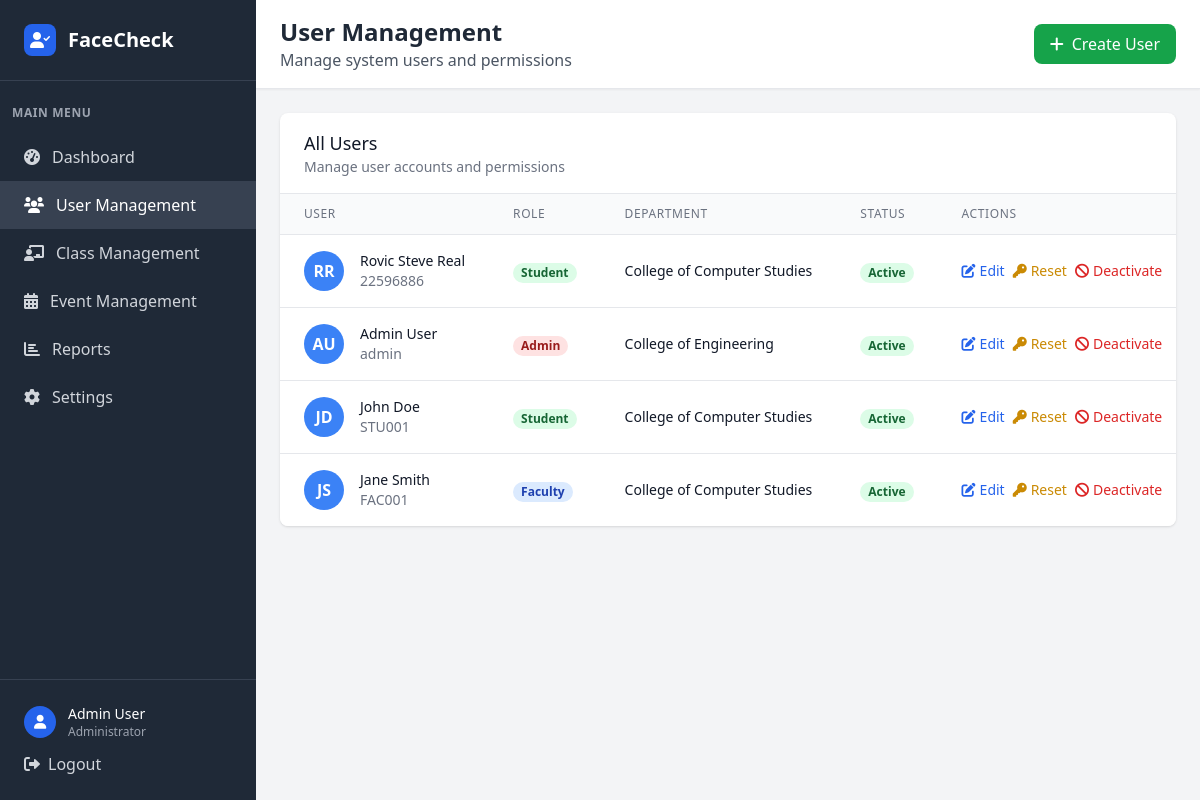
Before: /admin/users (signed in) with the older database file.
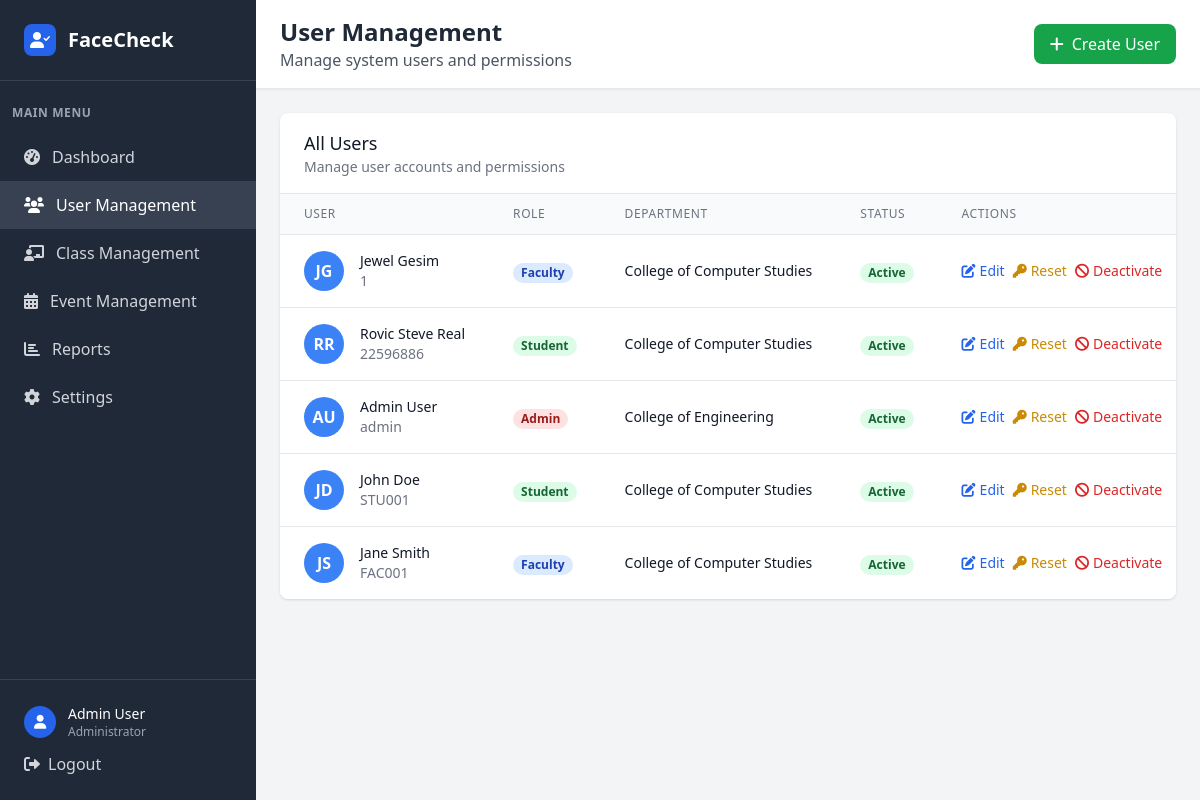
After: the same page with the newer database file.
### tables this page shows
CREATE TABLE user (
            user_id INTEGER PRIMARY KEY AUTOINCREMENT,
            idno VARCHAR(20) NOT NULL UNIQUE,
            firstname VARCHAR(50) NOT NULL,
            lastname VARCHAR(50) NOT NULL,
            role VARCHAR(10) NOT NULL CHECK (role IN ('admin', 'faculty', 'student')),
            password VARCHAR(255) NOT NULL,
            created_at DATETIME DEFAULT CURRENT_TIMESTAMP,
            is_active BOOLEAN DEFAULT 1,
            dept_id INTEGER,
            FOREIGN KEY (dept_id) REFERENCES department(dept_id)
        );

CREATE TABLE department (
            dept_id INTEGER PRIMARY KEY AUTOINCREMENT,
            dept_name VARCHAR(50) NOT NULL
        );

### app.py (the view)
@app.route('/admin/users')
def admin_users():
    if 'user_id' not in session or session['role'] != 'admin':
        return redirect(url_for('login'))
    conn = get_db_connection()
    users = conn.execute('''
        SELECT u.*, d.dept_name,
               CASE WHEN s.student_id IS NOT NULL THEN 'Student'
                    WHEN f.faculty_id IS NOT NULL THEN 'Faculty'
                    ELSE 'Admin' END as user_type
        FROM user u
        LEFT JOIN department d ON u.dept_id = d.dept_id
        LEFT JOIN student s ON u.user_id = s.user_id
        LEFT JOIN faculty f ON u.user_id = f.user_id
        ORDER BY u.created_at DESC
    ''').fetchall()
    departments = conn.execute('SELECT * FROM department ORDER BY dept_name').fetchall()
    courses = conn.execute('SELECT * FROM course ORDER BY course_name').fetchall()
    conn.close()
    return render_template('admin_users.html', users=users, departments=departments, courses=courses)

### app.py (called while the page is built)
def get_db_connection():
    conn = sqlite3.connect('facecheck.db')
    conn.row_factory = sqlite3.Row
    return conn

### templates/admin_users.html (shortened to what this page needs)
<!DOCTYPE html>
<html lang="en">
<head>
    <script src="https://cdn.tailwindcss.com"></script>
    <link href="https://cdnjs.cloudflare.com/ajax/libs/font-awesome/6.0.0/css/all.min.css" rel="stylesheet">
</head>
<body class="bg-gray-100">
    <div class="flex h-screen">
        <div class="w-64 bg-gray-800 text-white">
            <div class="p-6 border-b border-gray-700">
                <div class="flex items-center">
                    <div class="w-8 h-8 bg-blue-600 rounded-lg flex items-center justify-center mr-3">
                        <i class="fas fa-user-check text-white"></i>
                    </div>
                    <h1 class="text-xl font-bold">FaceCheck</h1>
                </div>
            </div>
            <nav class="mt-6">
                <div class="px-3">
                    <div class="text-xs font-semibold text-gray-400 uppercase tracking-wider mb-3">Main Menu</div>
                </div>
                <a href="{{ url_for('dashboard') }}" class="flex items-center px-6 py-3 text-gray-300 hover:bg-gray-700 hover:text-white transition duration-200">
                    <i class="fas fa-tachometer-alt mr-3"></i>
                    Dashboard
                </a>
                <a href="{{ url_for('admin_users') }}" class="flex items-center px-6 py-3 bg-gray-700 text-white">
                    <i class="fas fa-users mr-3"></i>
                    User Management
                </a>
                <a href="{{ url_for('admin_classes') }}" class="flex items-center px-6 py-3 text-gray-300 hover:bg-gray-700 hover:text-white transition duration-200">
                    <i class="fas fa-chalkboard-teacher mr-3"></i>
                    Class Management
                </a>
                <a href="{{ url_for('admin_events') }}" class="flex items-center px-6 py-3 text-gray-300 hover:bg-gray-700 hover:text-white transition duration-200">
                    <i class="fas fa-calendar-alt mr-3"></i>
                    Event Management
                </a>
                <a href="/reports" class="flex items-center px-6 py-3 text-gray-300 hover:bg-gray-700 hover:text-white transition duration-200">
                    <i class="fas fa-chart-bar mr-3"></i>
                    Reports
                </a>
                <a href="/settings" class="flex items-center px-6 py-3 text-gray-300 hover:bg-gray-700 hover:text-white transition duration-200">
                    <i class="fas fa-cog mr-3"></i>
                    Settings
                </a>
            </nav>
            <div class="absolute bottom-0 w-64 p-6 border-t border-gray-700">
                <div class="flex items-center">
                    <div class="w-8 h-8 bg-blue-600 rounded-full flex items-center justify-center mr-3">
                        <i class="fas fa-user text-white text-sm"></i>
                    </div>
                    <div>
                        <div class="text-sm font-medium">Admin User</div>
                        <div class="text-xs text-gray-400">Administrator</div>
                    </div>
                </div>
                <a href="{{ url_for('logout') }}" class="mt-3 flex items-center text-gray-300 hover:text-white transition duration-200">
                    <i class="fas fa-sign-out-alt mr-2"></i>
                    Logout
                </a>
            </div>
        </div>
        <div class="flex-1 flex flex-col overflow-hidden">
            <header class="bg-white shadow-sm border-b border-gray-200">
                <div class="px-6 py-4">
                    <div class="flex items-center justify-between">
                        <div>
                            <h2 class="text-2xl font-bold text-gray-800">User Management</h2>
                            <p class="text-gray-600">Manage system users and permissions</p>
                        </div>
                        <button onclick="openCreateModal()" class="bg-green-600 text-white px-4 py-2 rounded-lg hover:bg-green-700 transition duration-200 flex items-center">
                            <i class="fas fa-plus mr-2"></i>
                            Create User
                        </button>
                    </div>
                </div>
            </header>
            <main class="flex-1 overflow-y-auto p-6">
                <div class="bg-white rounded-lg shadow overflow-hidden">
                    <div class="px-6 py-4 border-b border-gray-200">
                        <h3 class="text-lg font-medium text-gray-900">All Users</h3>
                        <p class="text-sm text-gray-500">Manage user accounts and permissions</p>
                    </div>
                    <div class="overflow-x-auto">
                        <table class="min-w-full divide-y divide-gray-200">
                            <thead class="bg-gray-50">
                                <tr>
                                    <th class="px-6 py-3 text-left text-xs font-medium text-gray-500 uppercase tracking-wider">User</th>
                                    <th class="px-6 py-3 text-left text-xs font-medium text-gray-500 uppercase tracking-wider">Role</th>
                                    <th class="px-6 py-3 text-left text-xs font-medium text-gray-500 uppercase tracking-wider">Department</th>
                                    <th class="px-6 py-3 text-left text-xs font-medium text-gray-500 uppercase tracking-wider">Status</th>
                                    <th class="px-6 py-3 text-left text-xs font-medium text-gray-500 uppercase tracking-wider">Actions</th>
                                </tr>
                            </thead>
                            <tbody class="bg-white divide-y divide-gray-200">
                                {% for user in users %}
                                <tr class="hover:bg-gray-50">
                                    <td class="px-6 py-4 whitespace-nowrap">
                                        <div class="flex items-center">
                                            <div class="flex-shrink-0 h-10 w-10">
                                                <div class="h-10 w-10 rounded-full bg-blue-500 flex items-center justify-center text-white font-bold">
                                                    {{ user.firstname[0] }}{{ user.lastname[0] }}
                                                </div>
                                            </div>
                                            <div class="ml-4">
                                                <div class="text-sm font-medium text-gray-900">{{ user.firstname }} {{ user.lastname }}</div>
                                                <div class="text-sm text-gray-500">{{ user.idno }}</div>
                                            </div>
                                        </div>
                                    </td>
                                    <td class="px-6 py-4 whitespace-nowrap">
                                        <span class="px-2 inline-flex text-xs leading-5 font-semibold rounded-full
                                            {% if user.role == 'admin' %}bg-red-100 text-red-800
                                            {% elif user.role == 'faculty' %}bg-blue-100 text-blue-800
                                            {% else %}bg-green-100 text-green-800{% endif %}">
                                            {{ user.role.title() }}
                                        </span>
                                    </td>
                                    <td class="px-6 py-4 whitespace-nowrap text-sm text-gray-900">
                                        {{ user.dept_name or 'N/A' }}
                                    </td>
                                    <td class="px-6 py-4 whitespace-nowrap">
                                        <span class="px-2 inline-flex text-xs leading-5 font-semibold rounded-full
                                            {% if user.is_active %}bg-green-100 text-green-800{% else %}bg-red-100 text-red-800{% endif %}">
                                            {% if user.is_active %}Active{% else %}Inactive{% endif %}
                                        </span>
                                    </td>
                                    <td class="px-6 py-4 whitespace-nowrap text-sm font-medium">
                                        <div class="flex space-x-2">
                                            <a href="{{ url_for('edit_user', user_id=user.user_id) }}" class="text-blue-600 hover:text-blue-900 flex items-center">
                                                <i class="fas fa-edit mr-1"></i>
                                                Edit
                                            </a>
                                            <button data-user-id="{{ user.user_id }}" data-user-name="{{ user.firstname|e }} {{ user.lastname|e }}" onclick="openResetModal(this.dataset.userId, this.dataset.userName)" class="text-yellow-600 hover:text-yellow-900 flex items-center">
                                                <i class="fas fa-key mr-1"></i>
                                                Reset
                                            </button>
                                            <form method="POST" action="{{ url_for('toggle_user_status', user_id=user.user_id) }}" class="inline">
                                                <button type="submit" class="{% if user.is_active %}text-red-600 hover:text-red-900{% else %}text-green-600 hover:text-green-900{% endif %} flex items-center">
                                                    <i class="fas {% if user.is_active %}fa-ban{% else %}fa-check{% endif %} mr-1"></i>
                                                    {% if user.is_active %}Deactivate{% else %}Activate{% endif %}
                                                </button>
                                            </form>
                                        </div>
                                    </td>
                                </tr>
                                {% endfor %}
                            </tbody>
                        </table>
                    </div>
                </div>
            </main>
        </div>
    </div>
</body>
</html>

Changed rows visible on the page:
added user: firstname "J", lastname "G", firstname "Jewel", lastname "Gesim", idno "1", role "Faculty", dept_name "College of Computer Studies", is_active "Active"
